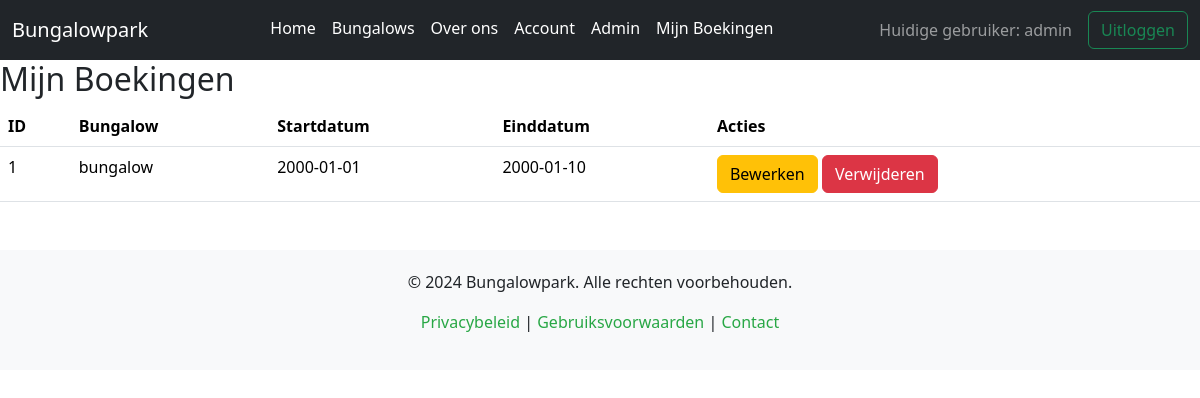
The page /bookings/my_bookings (signed in) on the database its author committed.
### webapp/models.py (models this page shows, shortened)
class User(UserMixin, db.Model):
    id = db.Column(db.Integer, primary_key=True)
    username = db.Column(db.String(20), unique=True, nullable=False)
    email = db.Column(db.String(120), unique=True, nullable=False)
    password = db.Column(db.String(255), nullable=False)
    is_admin = db.Column(db.Boolean, default=False)
    bookings = relationship("Booking", back_populates="user")

class Booking(db.Model):
    id = db.Column(db.Integer, primary_key=True)
    bungalow_id = db.Column(db.Integer, db.ForeignKey("bungalow.id"), nullable=False)
    user_id = db.Column(db.Integer, db.ForeignKey("user.id"), nullable=False)
    start_date = db.Column(db.Date, nullable=False)
    end_date = db.Column(db.Date, nullable=False)
    user = relationship("User", back_populates="bookings")

class Bungalow(db.Model):
    id = db.Column(db.Integer, primary_key=True)
    name = db.Column(db.String(100), nullable=False)
    content = db.Column(db.Text, nullable=False)
    bungalow_type = db.Column(db.String(100), nullable=False)
    weekprice = db.Column(db.Float, nullable=False)
    image_file = db.Column(db.String(100), nullable=True, default="default.jpg")
    bookings = relationship("Booking", backref="bungalow", lazy=True)

### webapp/bookings/views.py (the view)
@bookings.route("/my_bookings")
@login_required
def my_bookings():
    user_bookings = Booking.query.filter_by(user_id=current_user.id).all()
    return render_template("my_bookings.html", bookings=user_bookings, form=DeleteBookingForm())

### webapp/__init__.py (called while the page is built)
@login_manager.user_loader
def load_user(user_id):
    from webapp.models import User
    return User.query.get(int(user_id))

### webapp/bookings/templates/my_bookings.html (shortened to what this page needs)
{% extends "base.html" %} {% block main %}
<h2>Mijn Boekingen</h2>
<table class="table">
  <thead>
    <tr>
      <th>ID</th>
      <th>Bungalow</th>
      <th>Startdatum</th>
      <th>Einddatum</th>
      <th>Acties</th>
    </tr>
  </thead>
  <tbody>
    {% for booking in bookings %}
    <tr>
      <td>{{ booking.id }}</td>
      <td>{{ booking.bungalow.name }}</td>
      <td>{{ booking.start_date }}</td>
      <td>{{ booking.end_date }}</td>
      <td>
        <a
          href="{{ url_for('bookings.update_booking', booking_id=booking.id) }}"
          class="btn btn-warning"
          >Bewerken</a
        >
        <form
          method="POST"
          action="{{ url_for('bookings.delete_booking', booking_id=booking.id) }}"
          style="display: inline"
        >
          <button type="submit" class="btn btn-danger">Verwijderen</button>
        </form>
      </td>
    </tr>
    {% endfor %}
  </tbody>
</table>
{% endblock %}

### webapp/main/templates/base.html (shortened to what this page needs)
<!DOCTYPE html>
<html lang="nl">
<head>
  <link href="https://cdn.jsdelivr.net/npm/bootstrap@5.3.3/dist/css/bootstrap.min.css" rel="stylesheet" />
  <link rel="stylesheet" href="{{ url_for('static', filename='css/styles.css') }}" />
  <link rel="stylesheet" href="{{ url_for('static', filename='css/about.css') }}" />
</head>
<body>
  {% if current_user.is_authenticated %}
  <nav class="navbar navbar-expand-lg navbar-dark bg-dark">
    <div class="container-fluid">
      <a class="navbar-brand" href="/">Bungalowpark</a>
      <div class="collapse navbar-collapse" id="navbarSupportedContent">
        <ul class="navbar-nav me-auto mb-3 mb-lg-1 ms-auto">
          <li class="nav-item">
            <a class="nav-link active" aria-current="page" href="/">Home</a>
          </li>
          <li class="nav-item">
            <a class="nav-link" href="/bungalows">Bungalows</a>
          </li>
          <li class="nav-item">
            <a class="nav-link" href="/about">Over ons</a>
          </li>
          <li class="nav-item">
            <a class="nav-link" href="/account">Account</a>
          </li>
          {% if current_user.is_admin %}
          <li class="nav-item">
            <a class="nav-link" href="/admin">Admin</a>
          </li>
          {% endif %}
          <li class="nav-item">
            <a class="nav-link" href="/bookings/my_bookings">Mijn Boekingen</a>
          </li>
        </ul>
        <div class="navbar-text me-3">Huidige gebruiker: {{ current_user.username }}</div>
        <a class="nav-link" href="{{ url_for('main.logout') }}">
          <button class="btn btn-outline-success">Uitloggen</button>
        </a>
      </div>
    </div>
  </nav>
  {% endif %}
  <div class="container-fluid p-0">
    {% block main %}{% endblock %}
  </div>
  <footer class="footer text-center mt-5">
    <div class="container">
      <p>&copy; 2024 Bungalowpark. Alle rechten voorbehouden.</p>
      <p>
        <a href="/">Privacybeleid</a> |
        <a href="/">Gebruiksvoorwaarden</a> |
        <a href="/">Contact</a>
      </p>
    </div>
  </footer>
</body>
</html>

### webapp/static/css/styles.css (style rules this page uses)
.navbar-dark .navbar-nav .nav-link { color: #ffffff; }
.footer { background-color: #f8f9fa; padding: 20px 0; }
.footer a { color: #28a745; text-decoration: none; }

### rows shown on the page
User: username "admin"
Booking: id "1", bungalow.name "bungalow", start_date "2000-01-01", end_date "2000-01-10"
